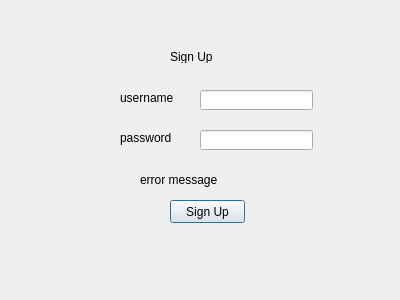
<?xml version="1.0" encoding="UTF-8"?>
<ui version="4.0">
 <class>Dialog</class>
 <widget class="QDialog" name="Dialog">
  <property name="geometry">
   <rect>
    <x>0</x>
    <y>0</y>
    <width>400</width>
    <height>300</height>
   </rect>
  </property>
  <property name="windowTitle">
   <string>Dialog</string>
  </property>
  <widget class="QLabel" name="title">
   <property name="geometry">
    <rect>
     <x>170</x>
     <y>50</y>
     <width>47</width>
     <height>13</height>
    </rect>
   </property>
   <property name="text">
    <string>Sign Up</string>
   </property>
  </widget>
  <widget class="QLabel" name="usernameLabel">
   <property name="geometry">
    <rect>
     <x>120</x>
     <y>90</y>
     <width>61</width>
     <height>16</height>
    </rect>
   </property>
   <property name="text">
    <string>username</string>
   </property>
  </widget>
  <widget class="QLabel" name="passwordLabel">
   <property name="geometry">
    <rect>
     <x>120</x>
     <y>130</y>
     <width>61</width>
     <height>16</height>
    </rect>
   </property>
   <property name="text">
    <string>password</string>
   </property>
  </widget>
  <widget class="QLabel" name="errorMessageLabel">
   <property name="geometry">
    <rect>
     <x>140</x>
     <y>170</y>
     <width>141</width>
     <height>20</height>
    </rect>
   </property>
   <property name="text">
    <string>error message</string>
   </property>
  </widget>
  <widget class="QPushButton" name="signInButton">
   <property name="geometry">
    <rect>
     <x>170</x>
     <y>200</y>
     <width>75</width>
     <height>23</height>
    </rect>
   </property>
   <property name="text">
    <string>Sign Up</string>
   </property>
  </widget>
  <widget class="QLineEdit" name="usernameLineEdit">
   <property name="geometry">
    <rect>
     <x>200</x>
     <y>90</y>
     <width>113</width>
     <height>20</height>
    </rect>
   </property>
  </widget>
  <widget class="QLineEdit" name="passwordLineEdit">
   <property name="geometry">
    <rect>
     <x>200</x>
     <y>130</y>
     <width>113</width>
     <height>20</height>
    </rect>
   </property>
  </widget>
 </widget>
 <resources/>
 <connections/>
</ui>
